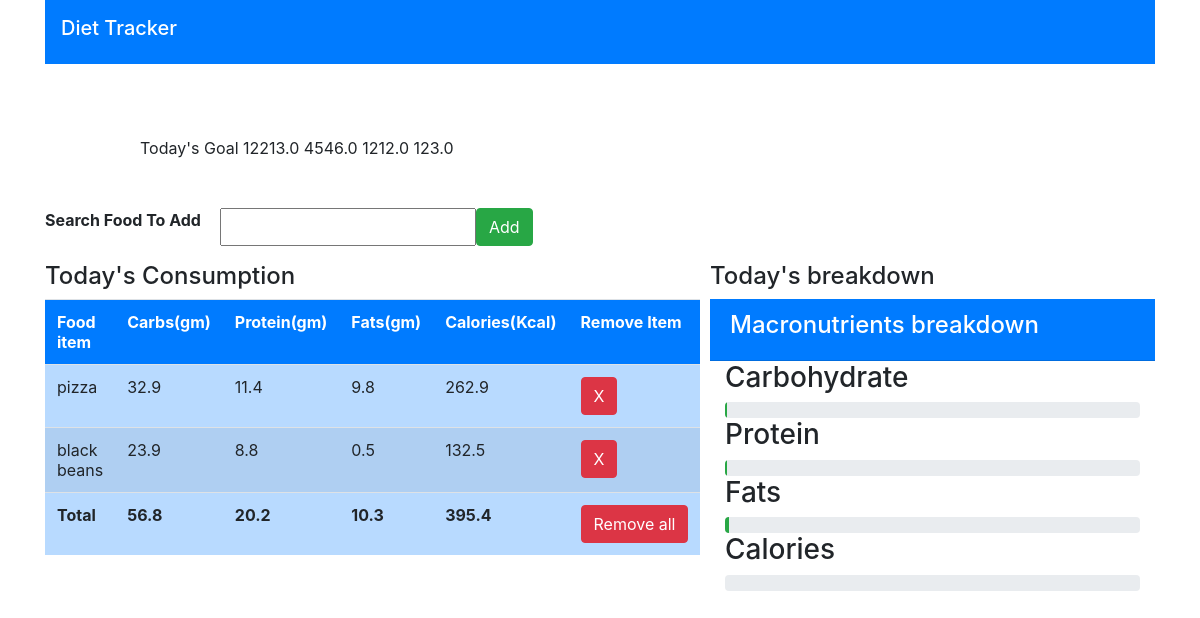
Before: /tracker (signed in) with the older database file.
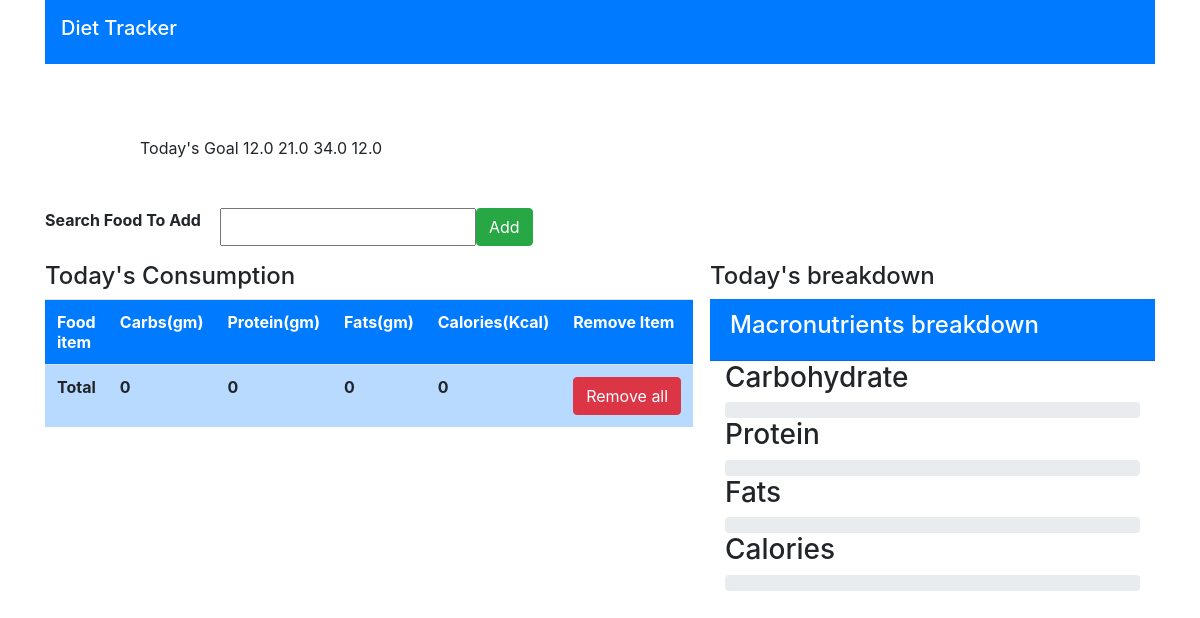
After: the same page with the newer database file.
### diettracker/models.py (models this page shows, shortened)
class Goals(models.Model):
   user=models.ForeignKey(User,on_delete=models.CASCADE)
   calorie_goal=models.FloatField()
   protein_goal=models.FloatField()
   fats_goal=models.FloatField()
   carbohydrate_goal=models.FloatField()

class Consume(models.Model):
   user=models.ForeignKey(User,on_delete=models.CASCADE)
   food_consumed=models.ForeignKey(Food,on_delete=models.CASCADE)

class Food(models.Model):
   foodname=models.CharField(max_length=40)
   carbs=models.FloatField()
   protein=models.FloatField()
   fats=models.FloatField()
   calorie=models.FloatField()

### diettracker/views.py (the view, shortened to what this page needs)
# urls.py: path("tracker",views.tracker,name="tracker"),
def tracker(request):
    foods=Food.objects.all()
    goal=Goals.objects.filter(user=request.user)
    goals=goal[len(goal)-1]
    consumed_food = Consume.objects.filter(user=request.user)
    protein=0
    carbs=0
    calories=0
    fats=0
    for food in consumed_food:
        protein=round(food.food_consumed.protein+protein,2)
        fats=round(food.food_consumed.fats+fats,2)
        carbs=round(food.food_consumed.carbs+carbs,2)
        calories=round(food.food_consumed.calorie+calories,2)
    fats_percentage=fats/goals.fats_goal*100
    protein_percentage=protein/goals.protein_goal*100
    calories_percentage=calories/goals.calorie_goal*100
    carbs_percentage=carbs/goals.carbohydrate_goal*100
    return render(request,"diettracker/tracker.html",{
        "foods":foods,
        "goals":goals,
        'consumed_food':consumed_food,
        'protein':protein,
        "carbs":carbs,
        "fats":fats,
        "calories":calories,
        "calories_percentage":calories_percentage,
        'fats_percentage':fats_percentage,
        'protein_percentage':protein_percentage,
        'carbs_percentage':carbs_percentage
    })

### diettracker/templates/diettracker/tracker.html (shortened to what this page needs)
{% load static %}
<html>
    <head>
        <link rel="stylesheet" href="https://maxcdn.bootstrapcdn.com/bootstrap/4.0.0/css/bootstrap.min.css">
    </head>
    <body>
        <div class="container">
            <div class="row">
                <div class="col-md-12">
                    <nav class="navbar navbar-dark bg-primary">
                        <h1 style="text-align: center;" class="navbar-brand">Diet Tracker</h1>
                    </nav>
                </div>
            </div>
            <br><br><br>
            <div class="row">
                <div class="col-md-9 offset-1">
                    Today's Goal
                    {{goals.carbohydrate_goal}}
                    {{goals.protein_goal}}
                    {{goals.fats_goal}}
                    {{goals.calorie_goal}}
                </div>
            </div>
            <br><br>
            <div class="row">
                <div class="col-md-12">
                        <form method="POST" action="/tracker">
                            <div class="form-group row">
                                <label class="col-md-2">
                                    <b>Search Food To Add </b>
                                </label>
                                    <input name="query">
                                <button class="btn btn-success" type="submit">Add</button>
                            </div>
                        </form>
                </div>
            </div>
            <div class="row">
                <div class="col-md-7">
                    <div>
                        <h4> Today's Consumption</h4>
                    </div>
                    <table id="table" class="table table-striped table-primary">
                        <tr class="bg-primary text-white">
                            <th>Food item</th>
                            <th>Carbs(gm)</th>
                            <th>Protein(gm)</th>
                            <th>Fats(gm)</th>
                            <th>Calories(Kcal)</th>
                            <th>Remove Item</th>
                        </tr>
                            {% for c in consumed_food %}
                                <tr>
                                    <td>{{c.food_consumed.foodname}}</td>
                                    <td>{{c.food_consumed.carbs}}</td>
                                    <td>{{c.food_consumed.protein}}</td>
                                    <td>{{c.food_consumed.fats}}</td>
                                    <td>{{c.food_consumed.calorie}}</td>
                                    <td><a class="btn btn-danger" href="{% url 'delete' c.id %}">X</a></td>
                                </tr>
                            {% endfor %}
                                <tr>
                                    <td ><b>Total</b></td>
                                    <td ><b>{{carbs}}</b></td>
                                    <td ><b>{{protein}}</b></td>
                                    <td ><b>{{fats}}</b></td>
                                    <td ><b>{{calories}}</b></td>
                                    <td><a class="btn btn-danger" href="{% url 'deleteall' %}">Remove all</a></td>
                                </tr>
                    </table>
                </div>
                <div class="col-md-5 ">
                    <div class="">
                        <h4>Today's breakdown</h4>
                    </div>
                    <div class="card-header text-white bg-primary">
                        <h4>Macronutrients breakdown</h4>
                    </div>
                    <div class="col-md-12">
                        <h3>Carbohydrate</h3>
                        <div class="progress">
                        </div>
                        <h3>Protein</h3>
                        <div class="progress">
                        </div>
                        <h3>Fats</h3>
                        <div class="progress">
                            <div class="progress-bar bg-success" role="progressbar" style="width: {{fats_percentage}}%" aria-valuenow="0" aria-valuemin="0" aria-valuemax="0"></div>
                        </div>
                        <h3>Calories</h3>
                        <div class="progress">
                        </div>
                    </div>
                </div>
            </div>
        </div>
    </body>

Changed rows visible on the page:
no longer on this page (row unchanged): Goals: carbohydrate_goal "12213.0", protein_goal "4546.0", fats_goal "1212.0", calorie_goal "123.0"
removed Consume: food_consumed.foodname "pizza", food_consumed.carbs "32.9", food_consumed.protein "11.4", food_consumed.fats "9.8", food_consumed.calorie "262.9"
removed Consume: food_consumed.foodname "black beans", food_consumed.carbs "23.9", food_consumed.protein "8.8", food_consumed.fats "0.5", food_consumed.calorie "132.5"
added Goals: carbohydrate_goal "12.0", protein_goal "21.0", fats_goal "34.0", calorie_goal "12.0"
Other visible differences:
{{ carbs }}: "56.8" → "0"
{{ protein }}: "20.2" → "0"
{{ fats }}: "10.3" → "0"
{{ calories }}: "395.4" → "0"
